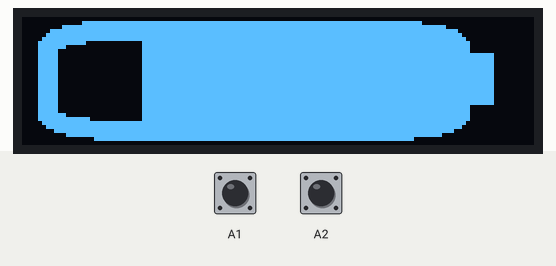
A sketch run on a simulated Arduino Uno, built with avr-gcc and run on an emulated ATmega328P. On the bench: 128×32 one-colour display. The inputs (shaded band) are chosen by the test bench; at power-on: A2 HIGH, A1 HIGH. The display library's start-up logo is not drawn; what the sketch prints to the serial monitor is not drawn.

Above: at 3.2 s.
3.3 s: A2 pulled LOW for 0.15 s
At 4.3 s:
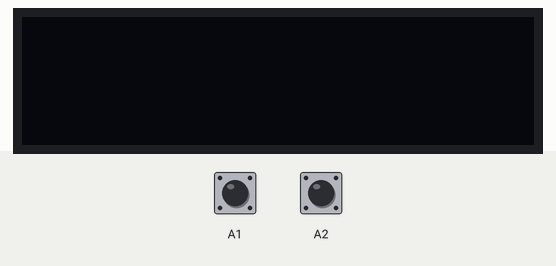
4.9 s: A1 pulled LOW for 0.15 s
At 5.9 s:
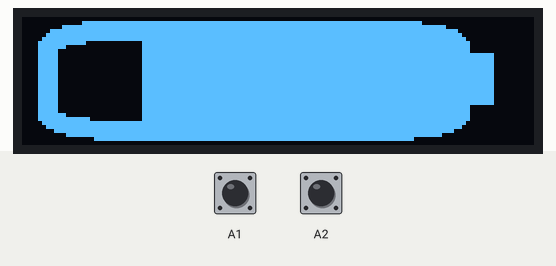
6.5 s: A2 pulled LOW for 1 s
At 6.8 s:
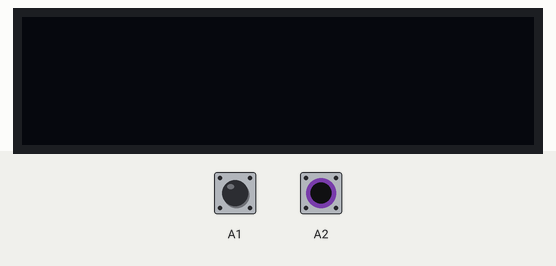
Timing chart, 0 to 9.5 s (numbered marks = the images above; inputs shaded):
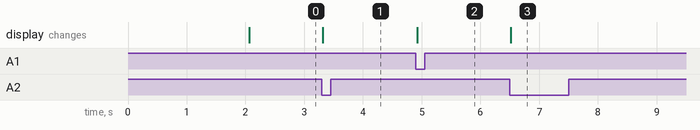

The sketch:

oled_test.ino
```cpp
#include <Wire.h>
#include <Adafruit_GFX.h>
#include <Adafruit_SSD1306.h>
#define OLED_RESET -1
Adafruit_SSD1306 display(OLED_RESET);

#define NUMFLAKES 10
#define XPOS 0
#define YPOS 1
#define DELTAY 2


#define LOGO16_GLCD_HEIGHT 16
#define LOGO16_GLCD_WIDTH  16

#define imageWidth 96
#define imageHeight 64

int count = 0;
long timer1=0;
static const unsigned char PROGMEM logo16_glcd_bmp[] =
{ B00000000, B11000000,
  B00000001, B11000000,
  B00000001, B11000000,
  B00000011, B11100000,
  B11110011, B11100000,
  B11111110, B11111000,
  B01111110, B11111111,
  B00110011, B10011111,
  B00011111, B11111100,
  B00001101, B01110000,
  B00011011, B10100000,
  B00111111, B11100000,
  B00111111, B11110000,
  B01111100, B11110000,
  B01110000, B01110000,
  B00000000, B00110000 };

const unsigned char PROGMEM low_power [] = {
0x00, 0x00, 0x00, 0x00, 0x00, 0x00, 0x00, 0x00, 0x00, 0x00, 0x00, 0x00, 0x00, 0x00, 0x00, 0x00,
0x00, 0x01, 0xFF, 0xFF, 0xFF, 0xFF, 0xFF, 0xFF, 0xFF, 0xFF, 0xFF, 0xFF, 0xF0, 0x00, 0x00, 0x00,
0x00, 0x3F, 0xFF, 0xFF, 0xFF, 0xFF, 0xFF, 0xFF, 0xFF, 0xFF, 0xFF, 0xFF, 0xFF, 0xC0, 0x00, 0x00,
0x01, 0xFF, 0xFF, 0xFF, 0xFF, 0xFF, 0xFF, 0xFF, 0xFF, 0xFF, 0xFF, 0xFF, 0xFF, 0xF8, 0x00, 0x00,
0x03, 0xFF, 0xFF, 0xFF, 0xFF, 0xFF, 0xFF, 0xFF, 0xFF, 0xFF, 0xFF, 0xFF, 0xFF, 0xFC, 0x00, 0x00,
0x07, 0xFF, 0xFF, 0xFF, 0xFF, 0xFF, 0xFF, 0xFF, 0xFF, 0xFF, 0xFF, 0xFF, 0xFF, 0xFE, 0x00, 0x00,
0x0F, 0xFF, 0x00, 0x03, 0xFF, 0xFF, 0xFF, 0xFF, 0xFF, 0xFF, 0xFF, 0xFF, 0xFF, 0xFF, 0x00, 0x00,
0x0F, 0xE0, 0x00, 0x03, 0xFF, 0xFF, 0xFF, 0xFF, 0xFF, 0xFF, 0xFF, 0xFF, 0xFF, 0xFF, 0x00, 0x00,
0x0F, 0x80, 0x00, 0x03, 0xFF, 0xFF, 0xFF, 0xFF, 0xFF, 0xFF, 0xFF, 0xFF, 0xFF, 0xFF, 0x00, 0x00,
0x0F, 0x80, 0x00, 0x03, 0xFF, 0xFF, 0xFF, 0xFF, 0xFF, 0xFF, 0xFF, 0xFF, 0xFF, 0xFF, 0xFC, 0x00,
0x0F, 0x80, 0x00, 0x03, 0xFF, 0xFF, 0xFF, 0xFF, 0xFF, 0xFF, 0xFF, 0xFF, 0xFF, 0xFF, 0xFC, 0x00,
0x0F, 0x80, 0x00, 0x03, 0xFF, 0xFF, 0xFF, 0xFF, 0xFF, 0xFF, 0xFF, 0xFF, 0xFF, 0xFF, 0xFC, 0x00,
0x0F, 0x80, 0x00, 0x03, 0xFF, 0xFF, 0xFF, 0xFF, 0xFF, 0xFF, 0xFF, 0xFF, 0xFF, 0xFF, 0xFC, 0x00,
0x0F, 0x80, 0x00, 0x03, 0xFF, 0xFF, 0xFF, 0xFF, 0xFF, 0xFF, 0xFF, 0xFF, 0xFF, 0xFF, 0xFC, 0x00,
0x0F, 0x80, 0x00, 0x03, 0xFF, 0xFF, 0xFF, 0xFF, 0xFF, 0xFF, 0xFF, 0xFF, 0xFF, 0xFF, 0xFC, 0x00,
0x0F, 0x80, 0x00, 0x03, 0xFF, 0xFF, 0xFF, 0xFF, 0xFF, 0xFF, 0xFF, 0xFF, 0xFF, 0xFF, 0xFC, 0x00,
0x0F, 0x80, 0x00, 0x03, 0xFF, 0xFF, 0xFF, 0xFF, 0xFF, 0xFF, 0xFF, 0xFF, 0xFF, 0xFF, 0xFC, 0x00,
0x0F, 0x80, 0x00, 0x03, 0xFF, 0xFF, 0xFF, 0xFF, 0xFF, 0xFF, 0xFF, 0xFF, 0xFF, 0xFF, 0xFC, 0x00,
0x0F, 0x80, 0x00, 0x03, 0xFF, 0xFF, 0xFF, 0xFF, 0xFF, 0xFF, 0xFF, 0xFF, 0xFF, 0xFF, 0xFC, 0x00,
0x0F, 0x80, 0x00, 0x03, 0xFF, 0xFF, 0xFF, 0xFF, 0xFF, 0xFF, 0xFF, 0xFF, 0xFF, 0xFF, 0xFC, 0x00,
0x0F, 0x80, 0x00, 0x03, 0xFF, 0xFF, 0xFF, 0xFF, 0xFF, 0xFF, 0xFF, 0xFF, 0xFF, 0xFF, 0xFC, 0x00,
0x0F, 0x80, 0x00, 0x03, 0xFF, 0xFF, 0xFF, 0xFF, 0xFF, 0xFF, 0xFF, 0xFF, 0xFF, 0xFF, 0xFC, 0x00,
0x0F, 0x80, 0x00, 0x03, 0xFF, 0xFF, 0xFF, 0xFF, 0xFF, 0xFF, 0xFF, 0xFF, 0xFF, 0xFF, 0x00, 0x00,
0x0F, 0x80, 0x00, 0x03, 0xFF, 0xFF, 0xFF, 0xFF, 0xFF, 0xFF, 0xFF, 0xFF, 0xFF, 0xFF, 0x00, 0x00,
0x0F, 0xE0, 0x00, 0x03, 0xFF, 0xFF, 0xFF, 0xFF, 0xFF, 0xFF, 0xFF, 0xFF, 0xFF, 0xFF, 0x00, 0x00,
0x0F, 0xFF, 0x80, 0x03, 0xFF, 0xFF, 0xFF, 0xFF, 0xFF, 0xFF, 0xFF, 0xFF, 0xFF, 0xFF, 0x00, 0x00,
0x07, 0xFF, 0xFF, 0xFF, 0xFF, 0xFF, 0xFF, 0xFF, 0xFF, 0xFF, 0xFF, 0xFF, 0xFF, 0xFE, 0x00, 0x00,
0x03, 0xFF, 0xFF, 0xFF, 0xFF, 0xFF, 0xFF, 0xFF, 0xFF, 0xFF, 0xFF, 0xFF, 0xFF, 0xFC, 0x00, 0x00,
0x00, 0xFF, 0xFF, 0xFF, 0xFF, 0xFF, 0xFF, 0xFF, 0xFF, 0xFF, 0xFF, 0xFF, 0xFF, 0xF0, 0x00, 0x00,
0x00, 0x1F, 0xFF, 0xFF, 0xFF, 0xFF, 0xFF, 0xFF, 0xFF, 0xFF, 0xFF, 0xFF, 0xFF, 0x80, 0x00, 0x00,
0x00, 0x00, 0x3F, 0xFF, 0xFF, 0xFF, 0xFF, 0xFF, 0xFF, 0xFF, 0xFF, 0xFF, 0xC0, 0x00, 0x00, 0x00,
0x00, 0x00, 0x00, 0x00, 0x00, 0x00, 0x00, 0x00, 0x00, 0x00, 0x00, 0x00, 0x00, 0x00, 0x00, 0x00
};


void setup() {
  Serial.begin(115200);
  pinMode(A1,INPUT_PULLUP);
  pinMode(A2,INPUT_PULLUP);
  // put your setup code here, to run once:
   // SSD1306_SWITCHCAPVCC = generate display voltage from 3.3V internally
  if(!display.begin(SSD1306_SWITCHCAPVCC, 0x3C)) { // Address 0x3C for 128x32
    Serial.println(F("SSD1306 allocation failed"));
    for(;;); // Don't proceed, loop forever
  }
  // init done
  display.setTextColor(WHITE);
  // Show image buffer on the display hardware.
  // Since the buffer is intialized with an Adafruit splashscreen
  // internally, this will display the splashscreen.
  display.display();
  delay(2000);

  // Clear the buffer.
  display.clearDisplay();
  display.drawBitmap(0, 0,  low_power , 128, 32, 1);

  display.display();
}

void loop() {
//  if(millis()==20000)
//  {
//  display.clearDisplay();
//  display.display();
//  }
  if(digitalRead(A1)==LOW)
  {
    if(millis()-timer1>500)
    {
      timer1=millis();
    Serial.println("A1 pressed");
    display.drawBitmap(0, 0,  low_power , 128, 32, 1);

    display.display();
    }
  }
  else if(digitalRead(A2)==LOW)
  {
     if(millis()-timer1>500)
    {
      timer1=millis();
          Serial.println("A2 pressed");
    display.clearDisplay();

    display.display();
    }

  }


}
```

Measured:
- after the input at 3.3 s, the display: changes at once (image 1)
- after the input at 4.9 s, the display: changes at once (image 2)
- after the input at 6.5 s, the display: changes at once (image 3)
